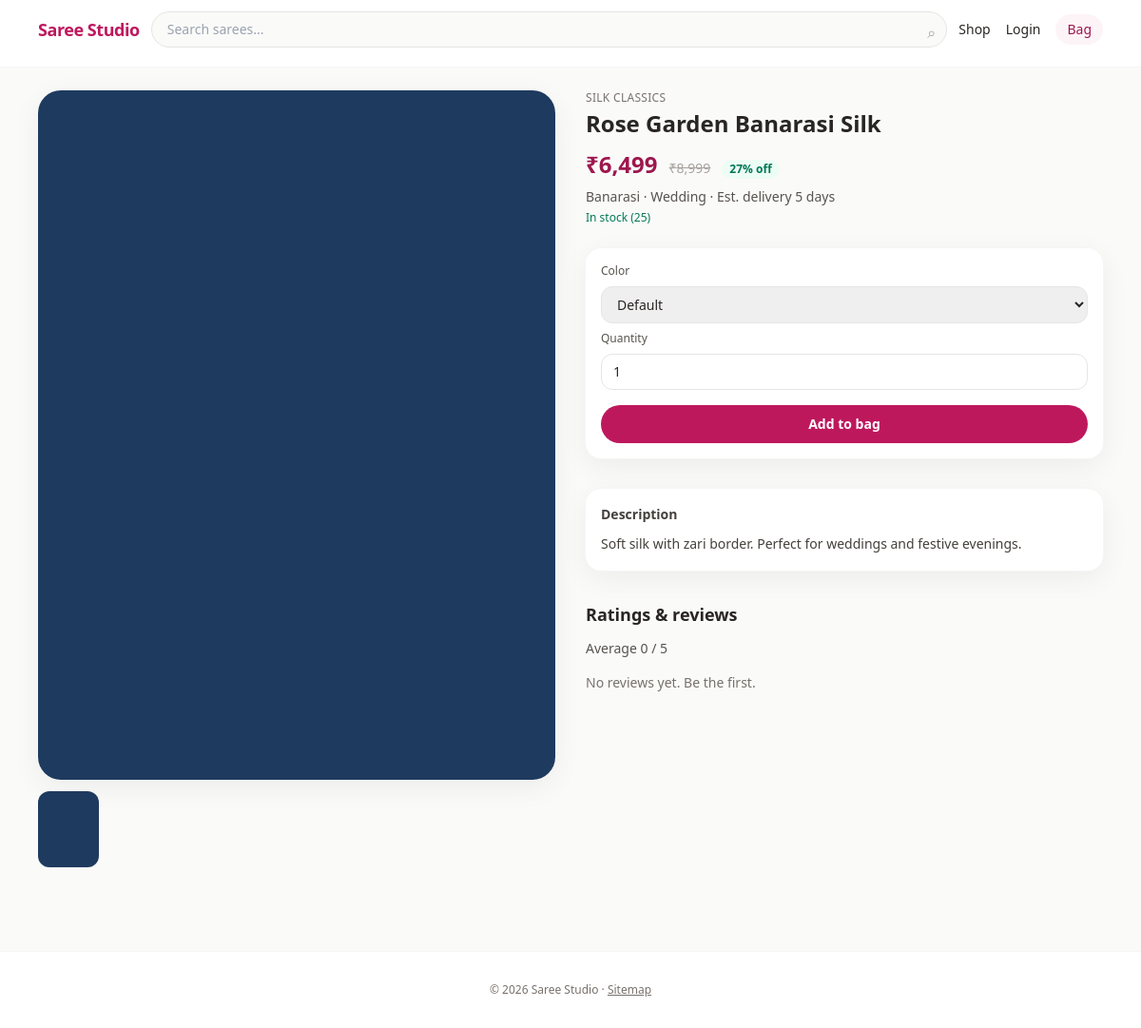
Page /saree/rose-garden-banarasi-silk/ on the committed database.
### apps/products/models.py (models this page shows, shortened)
class ProductImage(models.Model):
    product = models.ForeignKey(Product, on_delete=models.CASCADE, related_name='images')
    image = models.ImageField(upload_to='products/')
    alt_text = models.CharField(max_length=200, blank=True)
    sort_order = models.PositiveIntegerField(default=0)
    class Meta:
        ordering = ['sort_order', 'id']

class Product(models.Model):
    FABRIC_CHOICES = [
        ('silk', 'Silk'),
        ('cotton', 'Cotton'),
        ('georgette', 'Georgette'),
        ('chiffon', 'Chiffon'),
        ('linen', 'Linen'),
        ('organza', 'Organza'),
        ('banarasi', 'Banarasi'),
        ('other', 'Other'),
    ]
    OCCASION_CHOICES = [
        ('wedding', 'Wedding'),
        ('party', 'Party'),
        ('festive', 'Festive'),
        ('casual', 'Casual'),
        ('office', 'Office'),
        ('traditional', 'Traditional'),
    ]
    name = models.CharField(max_length=200)
    slug = models.SlugField(max_length=220, unique=True, db_index=True)
    category = models.ForeignKey(
        Category, on_delete=models.PROTECT, related_name='products'
    )
    description = models.TextField()
    fabric = models.CharField(max_length=32, choices=FABRIC_CHOICES, default='silk')
    occasion = models.CharField(max_length=32, choices=OCCASION_CHOICES, default='festive')
    price = models.DecimalField(max_digits=10, decimal_places=2)
    sale_price = models.DecimalField(
        max_digits=10, decimal_places=2, blank=True, null=True,
        help_text='Discounted price; empty means no discount',
    )
    stock = models.PositiveIntegerField(default=0)
    delivery_days = models.PositiveSmallIntegerField(default=5)
    meta_title = models.CharField(max_length=70, blank=True)
    meta_description = models.CharField(max_length=160, blank=True)
    is_active = models.BooleanField(default=True)
    is_featured = models.BooleanField(default=False)
    is_trending = models.BooleanField(default=False)
    is_new_arrival = models.BooleanField(default=False)
    is_best_seller = models.BooleanField(default=False)
    flash_sale_end = models.DateTimeField(blank=True, null=True)
    created_at = models.DateTimeField(auto_now_add=True)
    updated_at = models.DateTimeField(auto_now=True)
    class Meta:
        ordering = ['-created_at']
    @property
    def effective_price(self):
        if self.sale_price is not None and self.sale_price < self.price:
            return self.sale_price
        return self.price
    @property
    def discount_percent(self):
        if self.sale_price is None or self.sale_price >= self.price:
            return 0
        off = (self.price - self.sale_price) / self.price * 100
        return int(off)
    @property
    def primary_image(self):
        return self.images.order_by('sort_order', 'id').first()

class Category(models.Model):
    name = models.CharField(max_length=120)
    slug = models.SlugField(max_length=140, unique=True, db_index=True)
    description = models.TextField(blank=True)
    image = models.ImageField(upload_to='categories/', blank=True, null=True)
    is_featured = models.BooleanField(default=False)
    sort_order = models.PositiveIntegerField(default=0)
    class Meta:
        ordering = ['sort_order', 'name']
        verbose_name_plural = 'Categories'

### apps/products/views.py (the view)
# urls.py: path('saree/<slug:slug>/', views.product_detail, name='detail'),
def product_detail(request, slug):
    product = get_object_or_404(
        Product.objects.select_related('category').prefetch_related('images', 'colors'),
        slug=slug,
        is_active=True,
    )
    _record_recent(request, product)
    reviews = product.reviews.filter(is_approved=True).select_related('user')[:50]
    avg = reviews.aggregate(a=Avg('rating'))['a'] or 0
    related = (
        Product.objects.filter(is_active=True, category=product.category)
        .exclude(pk=product.pk)[:8]
    )
    in_wishlist = False
    if request.user.is_authenticated:
        in_wishlist = WishlistItem.objects.filter(user=request.user, product=product).exists()
    form = ReviewForm() if request.user.is_authenticated else None
    pi = product.primary_image
    schema = {
        '@context': 'https://schema.org',
        '@type': 'Product',
        'name': product.name,
        'description': (product.meta_description or product.description)[:500],
        'image': request.build_absolute_uri(pi.image.url) if pi else '',
        'offers': {
            '@type': 'Offer',
            'priceCurrency': 'INR',
            'price': str(product.effective_price),
            'availability': 'https://schema.org/InStock'
            if product.stock > 0
            else 'https://schema.org/OutOfStock',
        },
    }
    return render(
        request,
        'products/detail.html',
        {
            'product': product,
            'reviews': reviews,
            'avg_rating': round(avg, 1),
            'related': related,
            'in_wishlist': in_wishlist,
            'review_form': form,
            'product_schema_json': mark_safe(json.dumps(schema)),
        },
    )

### apps/cart/cart_utils.py (called while the page is built, shortened)
def get_or_create_cart(request):
    user = request.user if request.user.is_authenticated else None
    session_key = request.session.session_key
    if not session_key:
        request.session.create()
        session_key = request.session.session_key
    cart, _ = Cart.objects.get_or_create(
        session_key=session_key, user__isnull=True,
        defaults={'user': None},
    )
    return cart

### apps/cart/context_processors.py (called while the page is built)
def cart_summary(request):
    try:
        cart = get_or_create_cart(request)
        count = sum(i.quantity for i in cart.items.filter(save_for_later=False))
        sub = cart_subtotal(cart)
    except Exception:
        count = 0
        sub = Decimal('0')
    return {'cart_count': count, 'cart_subtotal': sub}

### apps/products/views.py (called while the page is built)
def _record_recent(request, product):
    user = request.user if request.user.is_authenticated else None
    key = request.session.session_key or ''
    if user:
        RecentlyViewed.objects.update_or_create(
            user=user, product=product, defaults={'session_key': ''}
        )
    elif key:
        RecentlyViewed.objects.update_or_create(
            user=None, session_key=key, product=product, defaults={}
        )

### templates/products/detail.html (shortened to what this page needs)
{% extends "base.html" %}
{% load humanize %}
{% block content %}
<div class="grid gap-8 md:grid-cols-2">
  <div class="space-y-3">
    <div class="overflow-hidden rounded-3xl bg-white shadow-soft ring-1 ring-stone-100">
      {% with pi=product.primary_image %}
        {% if pi %}
          <img id="main-img" src="{{ pi.image.url }}" alt="{{ product.name }}" class="aspect-[3/4] w-full object-cover">
        {% endif %}
      {% endwith %}
    </div>
    <div class="flex gap-2 overflow-x-auto">
      {% for im in product.images.all %}
        <button type="button" class="h-20 w-16 shrink-0 overflow-hidden rounded-xl ring-1 ring-stone-100" data-src="{{ im.image.url }}">
          <img src="{{ im.image.url }}" class="h-full w-full object-cover" alt="">
        </button>
      {% endfor %}
    </div>
  </div>
  <div>
    <p class="text-xs uppercase tracking-wide text-stone-500">{{ product.category.name }}</p>
    <h1 class="mt-1 text-2xl font-semibold leading-tight">{{ product.name }}</h1>
    <div class="mt-3 flex items-baseline gap-3">
      <span class="text-2xl font-bold text-brand-700">₹{{ product.effective_price|floatformat:0|intcomma }}</span>
      {% if product.sale_price and product.sale_price < product.price %}
        <span class="text-sm text-stone-400 line-through">₹{{ product.price|floatformat:0|intcomma }}</span>
        <span class="rounded-full bg-emerald-50 px-2 py-0.5 text-xs font-semibold text-emerald-700">{{ product.discount_percent }}% off</span>
      {% endif %}
    </div>
    <p class="mt-2 text-sm text-stone-600">{{ product.get_fabric_display }} · {{ product.get_occasion_display }} · Est. delivery {{ product.delivery_days }} days</p>
    {% if product.stock %}
      <p class="mt-1 text-xs font-medium text-emerald-700">In stock ({{ product.stock }})</p>
    {% else %}
      <p class="mt-1 text-xs font-medium text-red-600">Out of stock</p>
    {% endif %}
    <div class="mt-6 flex flex-wrap gap-2">
      <form action="{% url 'cart:add' %}" method="post" class="flex flex-1 min-w-[200px] flex-col gap-2 rounded-2xl bg-white p-4 shadow-soft ring-1 ring-stone-100">
        <label class="text-xs font-medium text-stone-600">Color</label>
        <select name="color" class="rounded-xl border border-stone-200 px-3 py-2 text-sm">
          <option value="">Default</option>
        </select>
        <label class="text-xs font-medium text-stone-600">Quantity</label>
        <input type="number" name="quantity" value="1" min="1" max="{{ product.stock }}" class="rounded-xl border border-stone-200 px-3 py-2 text-sm">
        <button class="mt-2 rounded-full bg-brand-600 py-2.5 text-sm font-semibold text-white hover:bg-brand-700" {% if not product.stock %}disabled{% endif %}>Add to bag</button>
      </form>
    </div>
    <div class="mt-8 rounded-2xl bg-white p-4 text-sm leading-relaxed text-stone-700 shadow-soft ring-1 ring-stone-100">
      <h2 class="mb-2 font-semibold">Description</h2>
      {{ product.description|linebreaksbr }}
    </div>
    <div class="mt-8">
      <h2 class="mb-3 text-lg font-semibold">Ratings & reviews</h2>
      <p class="text-sm text-stone-600">Average {{ avg_rating }} / 5</p>
      <div class="mt-4 space-y-3">
        {% for r in reviews %}
          <div class="rounded-xl bg-white p-3 text-sm shadow-soft ring-1 ring-stone-100">
            <p class="font-medium">{{ r.user.username }} · {{ r.rating }}★</p>
            {% if r.title %}<p class="text-xs text-stone-500">{{ r.title }}</p>{% endif %}
            <p class="mt-1 text-stone-700">{{ r.body }}</p>
            <div class="mt-2 flex flex-wrap gap-1">
              {% for im in r.images.all %}
                <img src="{{ im.image.url }}" class="h-14 w-14 rounded-lg object-cover" alt="">
              {% endfor %}
            </div>
          </div>
        {% empty %}
          <p class="text-sm text-stone-500">No reviews yet. Be the first.</p>
        {% endfor %}
      </div>
    </div>
  </div>
</div>
{% endblock %}

### rows in the picture
ProductImage: image (picture)
Product: category.name "SILK CLASSICS", name "Rose Garden Banarasi Silk", effective_price "6,499", price "8,999", discount_percent "27", fabric "Banarasi", occasion "Wedding", delivery_days "5", stock "25", description "Soft silk with zari border. Perfect for weddings and festive evenings."

### other values in the picture
{{ avg_rating }} "0"
